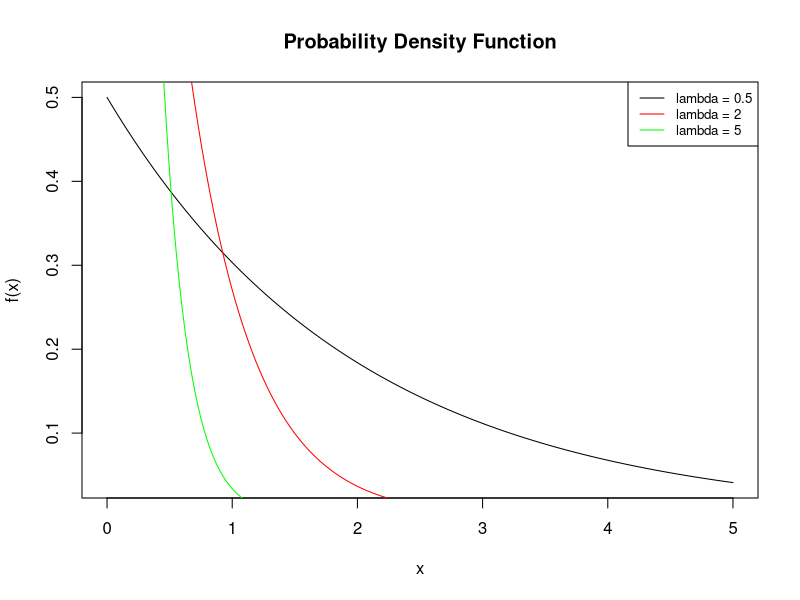

Source code (R):
rm(list = ls())

#Function of Probability Density Function
PDF <- function(l, x) {
  return(l * exp(-l * x))
}

x<- seq(0, 5, 0.025)

#plotting the function for lambda = 0.5, 2, 5
plot(x, PDF(0.5, x), type = "l", xlab = "x", ylab = "f(x)", main = "Probability Density Function")
lines(x, PDF(2, x), col = "red")
lines(x, PDF(5, x), col = "green")
legend("topright", legend = c("lambda = 0.5", "lambda = 2", "lambda = 5"), col = c("black", "red", "green"), lty = 1, cex = 0.8)
